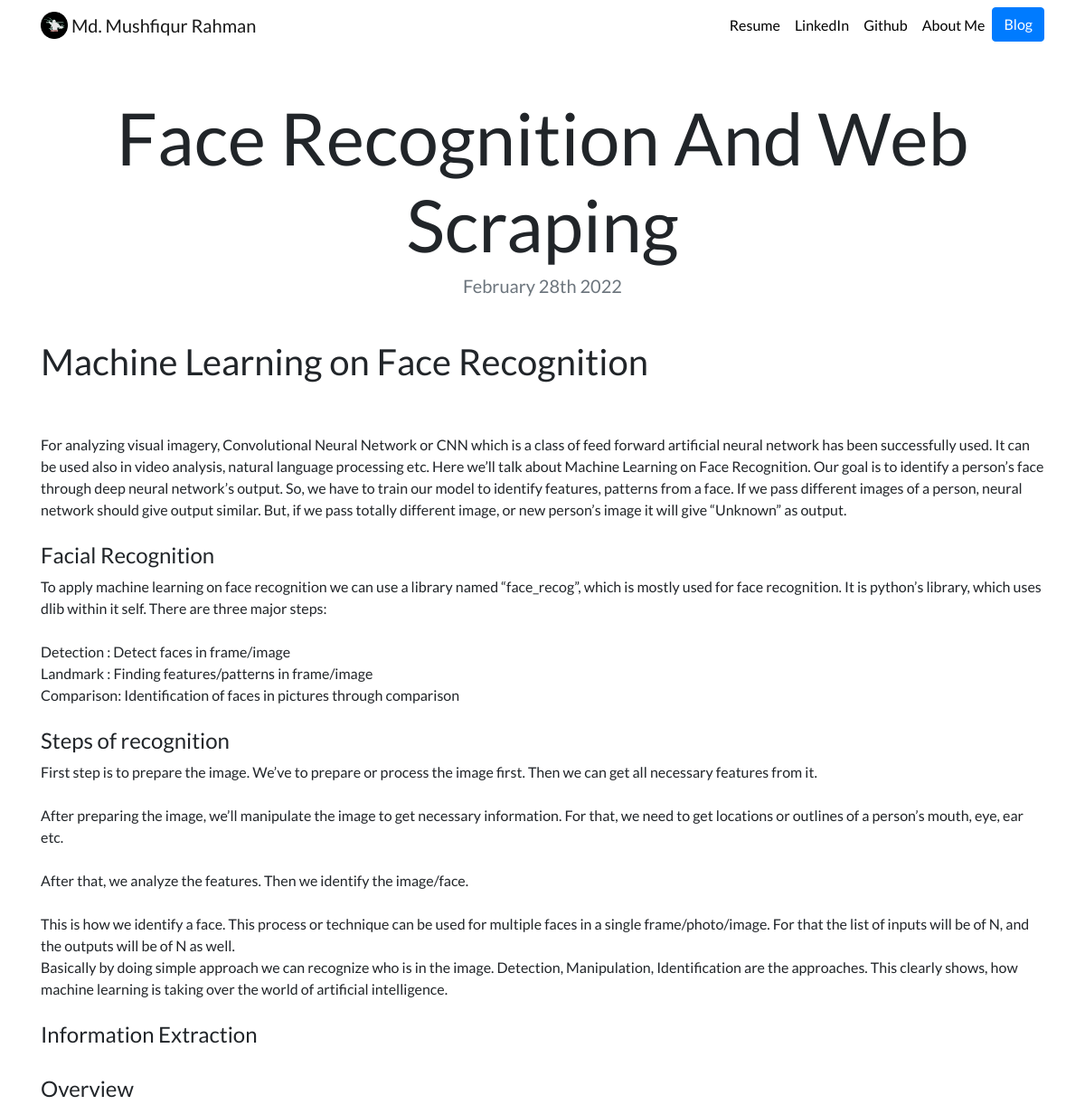
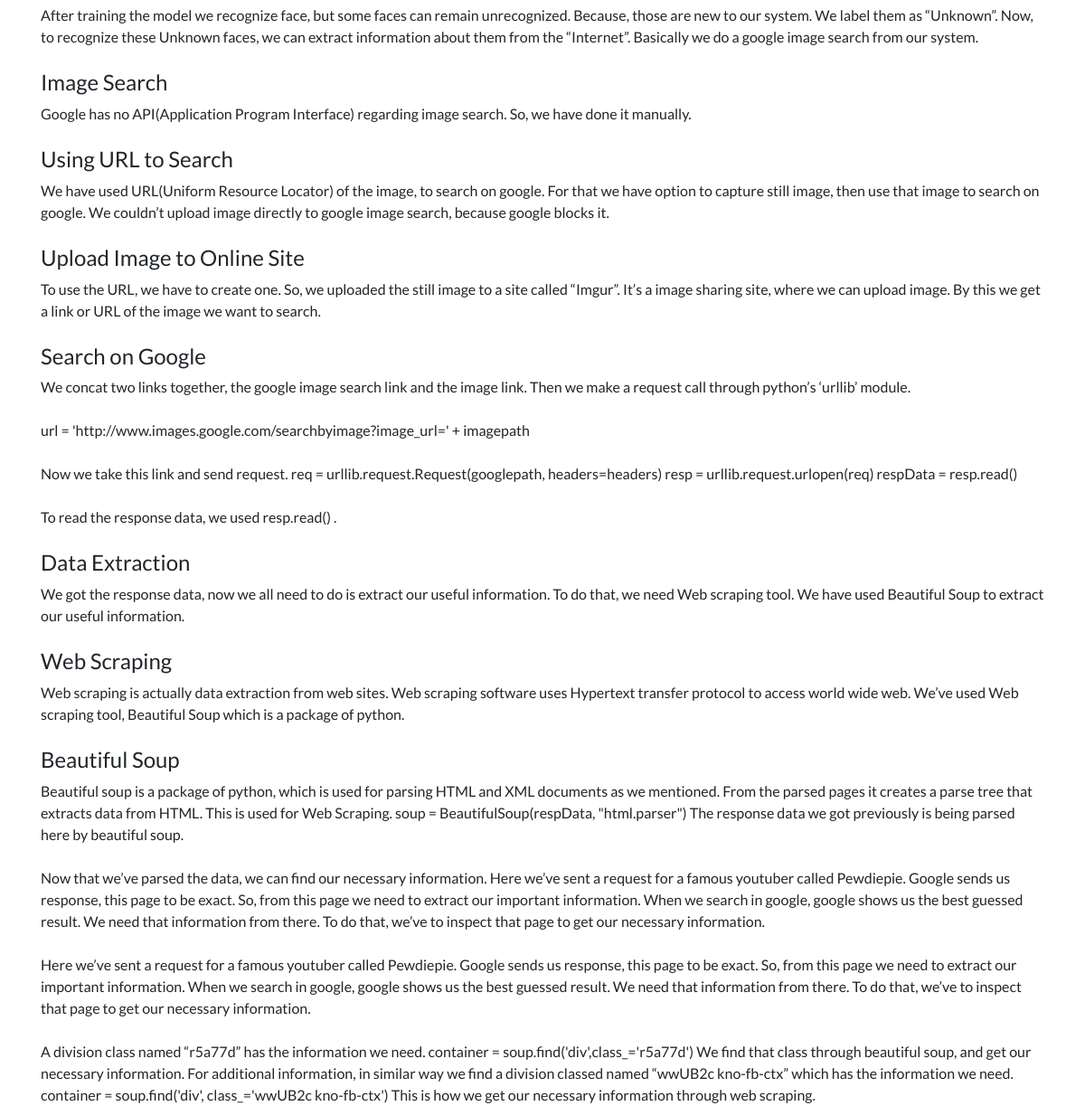
The page /blog/6/ on the database its author committed (2 pictures, top to bottom).
### blog/models.py (models this page shows, shortened)
class Blog(models.Model):
    title = models.CharField(max_length=200)
    description = models.TextField()
    date = models.DateField()

### blog/views.py (the view)
# urls.py: path('<int:blog_id>/', views.detail, name='detail'),
def detail(request, blog_id):
    blog = get_object_or_404(Blog, pk=blog_id)
    return render(request, 'blog/detail.html', {'blog': blog})

### blog/templates/blog/detail.html
{% extends "portfolio/base.html" %}
{% load static %}
{% block content %}
<h1 class="text-center mt-5" id="blogdetailtitle">{{ blog.title }}</h1>
<h5 class="text-center text-muted mb-5">{{ blog.date|date:'F jS Y' }}</h5>
{{ blog.description|safe }}
{% endblock %}

### portfolio/static/portfolio/custom.css (style rules this page uses)
body { font-family: 'Lato', sans-serif; }
@media (min-width: 992px) { #blogdetailtitle { font-size: 5rem; } }

### rows shown on the page
Blog: title "Face Recognition And Web Scraping", date "February 28th 2022", description "Machine Learning on Face Recognition For analyzing visual imagery, Convolutional Neural Network or CNN which is a class of feed forward artificial neural network has been successfully used. It can be used also in video analysis, natural language processing etc. Here we’ll talk about Machine Learning on Face Recognition. Our goal is to identify a person’s face through deep neural network’s output. So, we have to train our model to identify features, patterns from a face. If we pass different images of a person, neural network should give output similar. But, if we pass totally different image, or new person’s image it will give “Unknown” as output. Facial Recognition To apply machine…"
